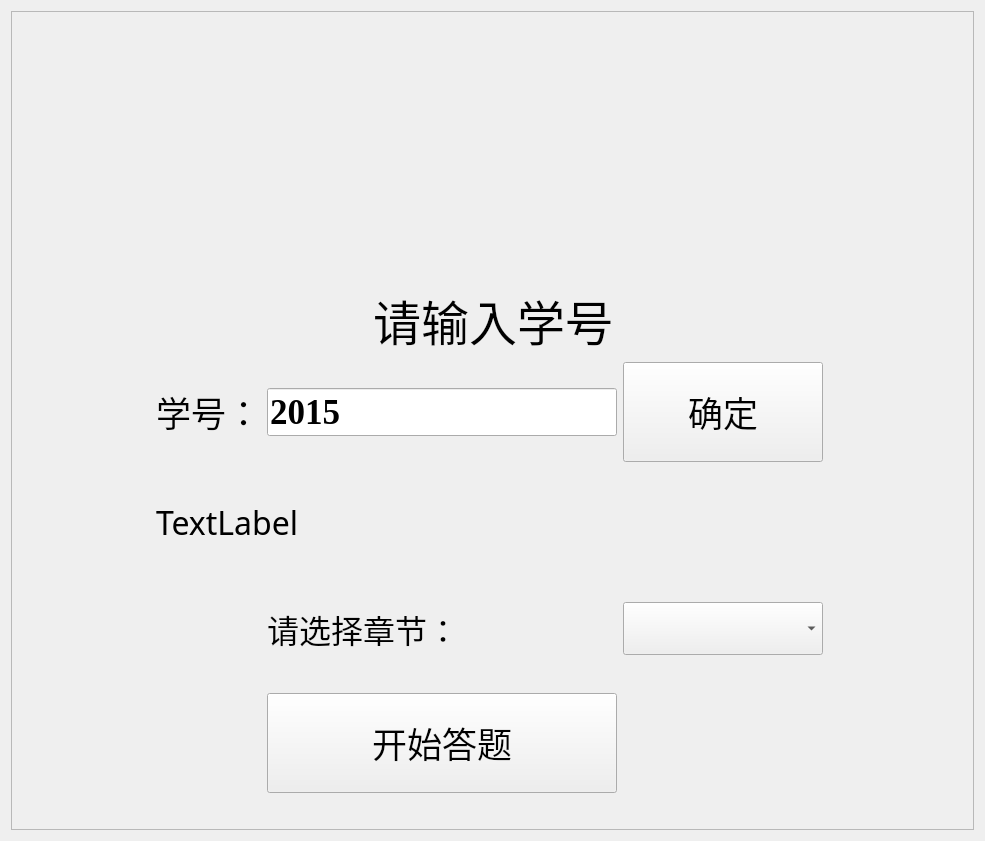
<?xml version="1.0" encoding="UTF-8"?>
<ui version="4.0">
 <class>Login</class>
 <widget class="QWidget" name="Login">
  <property name="geometry">
   <rect>
    <x>0</x>
    <y>0</y>
    <width>985</width>
    <height>841</height>
   </rect>
  </property>
  <property name="windowTitle">
   <string>Form</string>
  </property>
  <property name="styleSheet">
   <string notr="true"/>
  </property>
  <layout class="QGridLayout" name="gridLayout_3">
   <item row="0" column="0">
    <widget class="QFrame" name="frame">
     <property name="styleSheet">
      <string notr="true">#frame{border-image: url(:/image/picture/stu_background.png);}</string>
     </property>
     <property name="frameShape">
      <enum>QFrame::StyledPanel</enum>
     </property>
     <property name="frameShadow">
      <enum>QFrame::Raised</enum>
     </property>
     <layout class="QGridLayout" name="gridLayout">
      <item row="3" column="1" rowspan="2">
       <layout class="QGridLayout" name="gridLayout_2">
        <item row="5" column="3">
         <spacer name="horizontalSpacer_4">
          <property name="orientation">
           <enum>Qt::Horizontal</enum>
          </property>
          <property name="sizeHint" stdset="0">
           <size>
            <width>40</width>
            <height>20</height>
           </size>
          </property>
         </spacer>
        </item>
        <item row="0" column="0">
         <widget class="QLabel" name="label_2">
          <property name="font">
           <font>
            <family>黑体</family>
            <pointsize>26</pointsize>
            <weight>50</weight>
            <italic>false</italic>
            <bold>false</bold>
           </font>
          </property>
          <property name="styleSheet">
           <string notr="true"/>
          </property>
          <property name="text">
           <string>学号：</string>
          </property>
         </widget>
        </item>
        <item row="1" column="1">
         <spacer name="verticalSpacer">
          <property name="orientation">
           <enum>Qt::Vertical</enum>
          </property>
          <property name="sizeHint" stdset="0">
           <size>
            <width>20</width>
            <height>40</height>
           </size>
          </property>
         </spacer>
        </item>
        <item row="5" column="0">
         <spacer name="horizontalSpacer_11">
          <property name="orientation">
           <enum>Qt::Horizontal</enum>
          </property>
          <property name="sizeHint" stdset="0">
           <size>
            <width>60</width>
            <height>20</height>
           </size>
          </property>
         </spacer>
        </item>
        <item row="3" column="1">
         <spacer name="verticalSpacer_4">
          <property name="orientation">
           <enum>Qt::Vertical</enum>
          </property>
          <property name="sizeHint" stdset="0">
           <size>
            <width>20</width>
            <height>40</height>
           </size>
          </property>
         </spacer>
        </item>
        <item row="5" column="1">
         <widget class="QLabel" name="label_3">
          <property name="font">
           <font>
            <family>黑体</family>
            <pointsize>24</pointsize>
           </font>
          </property>
          <property name="text">
           <string>请选择章节：</string>
          </property>
         </widget>
        </item>
        <item row="7" column="0">
         <spacer name="horizontalSpacer_8">
          <property name="orientation">
           <enum>Qt::Horizontal</enum>
          </property>
          <property name="sizeHint" stdset="0">
           <size>
            <width>40</width>
            <height>20</height>
           </size>
          </property>
         </spacer>
        </item>
        <item row="6" column="1">
         <spacer name="verticalSpacer_7">
          <property name="orientation">
           <enum>Qt::Vertical</enum>
          </property>
          <property name="sizeHint" stdset="0">
           <size>
            <width>20</width>
            <height>40</height>
           </size>
          </property>
         </spacer>
        </item>
        <item row="5" column="2">
         <widget class="QComboBox" name="comboBox">
          <property name="font">
           <font>
            <family>黑体</family>
            <pointsize>24</pointsize>
           </font>
          </property>
         </widget>
        </item>
        <item row="0" column="1">
         <widget class="QLineEdit" name="xuehao">
          <property name="font">
           <font>
            <family>Times New Roman</family>
            <pointsize>26</pointsize>
            <weight>75</weight>
            <italic>false</italic>
            <bold>true</bold>
           </font>
          </property>
          <property name="styleSheet">
           <string notr="true"/>
          </property>
          <property name="text">
           <string>2015</string>
          </property>
         </widget>
        </item>
        <item row="7" column="3">
         <spacer name="horizontalSpacer_9">
          <property name="orientation">
           <enum>Qt::Horizontal</enum>
          </property>
          <property name="sizeHint" stdset="0">
           <size>
            <width>40</width>
            <height>20</height>
           </size>
          </property>
         </spacer>
        </item>
        <item row="0" column="2">
         <widget class="QPushButton" name="pushButton_2">
          <property name="minimumSize">
           <size>
            <width>200</width>
            <height>100</height>
           </size>
          </property>
          <property name="maximumSize">
           <size>
            <width>200</width>
            <height>100</height>
           </size>
          </property>
          <property name="font">
           <font>
            <family>黑体</family>
            <pointsize>26</pointsize>
           </font>
          </property>
          <property name="cursor">
           <cursorShape>PointingHandCursor</cursorShape>
          </property>
          <property name="styleSheet">
           <string notr="true">border-image: url(:/image/picture/橙色按钮.png);</string>
          </property>
          <property name="text">
           <string>确定</string>
          </property>
         </widget>
        </item>
        <item row="7" column="1">
         <widget class="QPushButton" name="pushButton">
          <property name="minimumSize">
           <size>
            <width>350</width>
            <height>100</height>
           </size>
          </property>
          <property name="font">
           <font>
            <family>黑体</family>
            <pointsize>26</pointsize>
           </font>
          </property>
          <property name="cursor">
           <cursorShape>PointingHandCursor</cursorShape>
          </property>
          <property name="styleSheet">
           <string notr="true">border-image: url(:/image/picture/橙色按钮.png);</string>
          </property>
          <property name="text">
           <string>开始答题</string>
          </property>
         </widget>
        </item>
        <item row="4" column="3">
         <spacer name="horizontalSpacer_10">
          <property name="orientation">
           <enum>Qt::Horizontal</enum>
          </property>
          <property name="sizeHint" stdset="0">
           <size>
            <width>40</width>
            <height>20</height>
           </size>
          </property>
         </spacer>
        </item>
        <item row="2" column="0" colspan="4">
         <widget class="QLabel" name="label_showclass">
          <property name="font">
           <font>
            <family>黑体</family>
            <pointsize>24</pointsize>
            <weight>50</weight>
            <bold>false</bold>
           </font>
          </property>
          <property name="text">
           <string>TextLabel</string>
          </property>
         </widget>
        </item>
       </layout>
      </item>
      <item row="2" column="1">
       <layout class="QHBoxLayout" name="horizontalLayout">
        <item>
         <spacer name="horizontalSpacer">
          <property name="orientation">
           <enum>Qt::Horizontal</enum>
          </property>
          <property name="sizeHint" stdset="0">
           <size>
            <width>40</width>
            <height>20</height>
           </size>
          </property>
         </spacer>
        </item>
        <item>
         <widget class="QLabel" name="label">
          <property name="font">
           <font>
            <family>黑体</family>
            <pointsize>36</pointsize>
            <weight>50</weight>
            <italic>false</italic>
            <bold>false</bold>
           </font>
          </property>
          <property name="styleSheet">
           <string notr="true"/>
          </property>
          <property name="text">
           <string>请输入学号</string>
          </property>
         </widget>
        </item>
        <item>
         <spacer name="horizontalSpacer_2">
          <property name="orientation">
           <enum>Qt::Horizontal</enum>
          </property>
          <property name="sizeHint" stdset="0">
           <size>
            <width>40</width>
            <height>20</height>
           </size>
          </property>
         </spacer>
        </item>
       </layout>
      </item>
      <item row="4" column="2">
       <spacer name="horizontalSpacer_7">
        <property name="orientation">
         <enum>Qt::Horizontal</enum>
        </property>
        <property name="sizeHint" stdset="0">
         <size>
          <width>400</width>
          <height>20</height>
         </size>
        </property>
       </spacer>
      </item>
      <item row="3" column="0">
       <spacer name="horizontalSpacer_3">
        <property name="orientation">
         <enum>Qt::Horizontal</enum>
        </property>
        <property name="sizeType">
         <enum>QSizePolicy::Expanding</enum>
        </property>
        <property name="sizeHint" stdset="0">
         <size>
          <width>400</width>
          <height>20</height>
         </size>
        </property>
       </spacer>
      </item>
      <item row="1" column="0" colspan="3">
       <spacer name="verticalSpacer_2">
        <property name="orientation">
         <enum>Qt::Vertical</enum>
        </property>
        <property name="sizeHint" stdset="0">
         <size>
          <width>756</width>
          <height>250</height>
         </size>
        </property>
       </spacer>
      </item>
      <item row="5" column="1">
       <spacer name="verticalSpacer_3">
        <property name="orientation">
         <enum>Qt::Vertical</enum>
        </property>
        <property name="sizeHint" stdset="0">
         <size>
          <width>20</width>
          <height>40</height>
         </size>
        </property>
       </spacer>
      </item>
      <item row="0" column="0" colspan="3">
       <spacer name="verticalSpacer_5">
        <property name="orientation">
         <enum>Qt::Vertical</enum>
        </property>
        <property name="sizeHint" stdset="0">
         <size>
          <width>20</width>
          <height>40</height>
         </size>
        </property>
       </spacer>
      </item>
     </layout>
    </widget>
   </item>
  </layout>
 </widget>
 <resources/>
 <connections/>
</ui>
